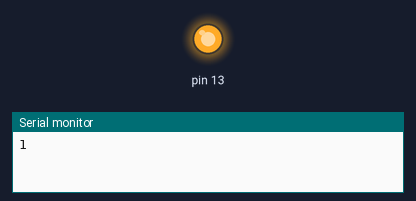
Simulated run of this sketch. Board: Arduino Uno, built with avr-gcc and run on an emulated ATmega328P. Parts: output pins drawn as LEDs (lit = HIGH), the last lines printed to the serial monitor.

Above: at 1.5 s.
At 4.5 s:
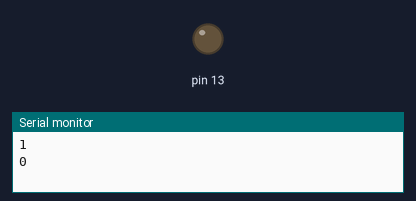
Timing chart, 0 to 7.8 s (numbered marks = the images above):
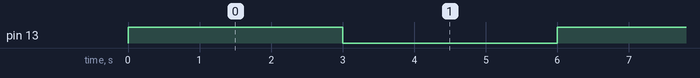

Measured:
- by itself, pin 13: alternates HIGH for 3.0 s and LOW for 3.0 s

The sketch:

01_Sample.ino
```cpp
void setup() {
  pinMode(13, OUTPUT);
  Serial.begin(9600);
}

void loop() {
  digitalWrite(13, HIGH);
  Serial.println('1');
  delay(3000);
  digitalWrite(13, LOW);
  Serial.println('0');
  delay(3000);
}
```
